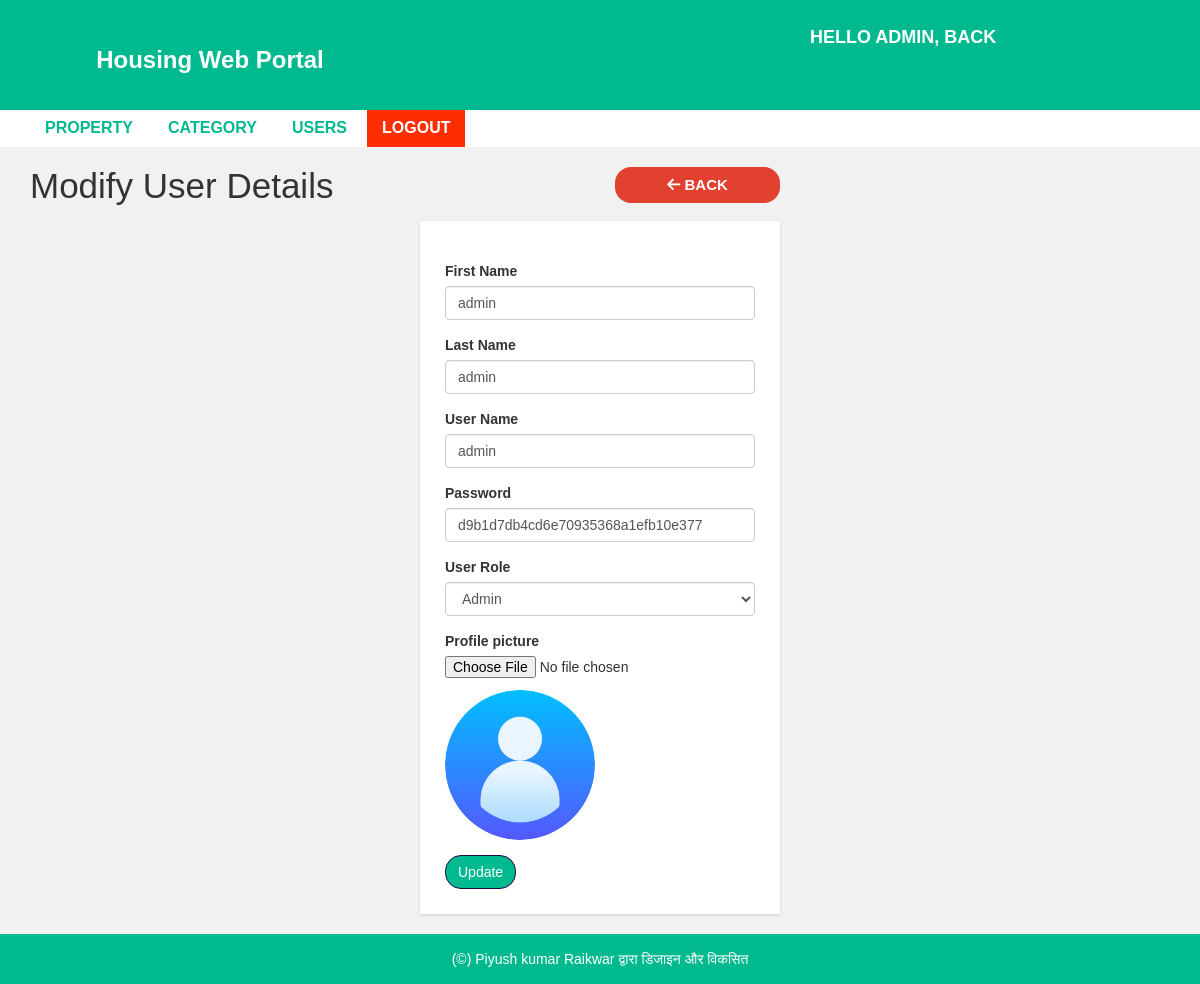
Screenshot of /admin/update-user.php?id=admin (signed in) with the database file from the repository.
### tables this page shows
CREATE TABLE `user` (
  `user_id` int(10) UNSIGNED NOT NULL,
  `first_name` varchar(30) NOT NULL,
  `last_name` varchar(30) NOT NULL,
  `username` varchar(30) DEFAULT NULL,
  `password` varchar(40) DEFAULT NULL,
  `role` int(11) NOT NULL,
  `img` text NOT NULL,
  `otp` varchar(255) NOT NULL,
  `active_record` varchar(255) NOT NULL DEFAULT 'Yes'
);

### admin/update-user.php (the view, shortened to what this page needs)
<?php include "header.php";
$user_id_getaddbar = $_GET['id'];
?>
<div id="admin-content">
    <div class="container">
        <div class="row">
            <div class="col-md-6">
                <h1 class="admin-heading">Modify User Details</h1>
            </div>
            <div class="col-md-2">
                <a class="add-new" style="background:#E1412E; border-radius:16px;" href="users.php"><i class="fa-solid fa-arrow-left"></i>
                    Back</a>
            </div>
            <div class="col-md-offset-4 col-md-4">
                <?php include("config.php");
                $sql_userdata_show_by_id = "SELECT * FROM user WHERE username = '{$user_id_getaddbar}'";
                $result_sql_userdata_show_by_id = mysqli_query($conn, $sql_userdata_show_by_id) or die("Query Die!!");
                if (mysqli_num_rows($result_sql_userdata_show_by_id) > 0) {
                    while ($row = mysqli_fetch_assoc($result_sql_userdata_show_by_id)) {
                ?>
                        <form action="<?php $_SERVER['PHP_SELF'] ?>" method="POST" enctype="multipart/form-data" autocomplete="off">
                            <div class="form-group">
                                <label>First Name</label>
                                <input type="text" name="fname" class="form-control" value="<?php echo $row['first_name'] ?>" placeholder="" required>
                            </div>
                            <div class="form-group">
                                <label>Last Name</label>
                                <input type="text" name="lname" class="form-control" value="<?php echo $row['last_name'] ?>" placeholder="" required>
                            </div>
                            <div class="form-group">
                                <label>User Name</label>
                                <input type="text" name="username" class="form-control" value="<?php echo $row['username'] ?>" placeholder="" required>
                            </div>
                            <div class="form-group">
                                <label>Password</label>
                                <input type="text" name="password" class="form-control" value="<?php echo $row['password'] ?>" placeholder="****" required>
                            </div>
                            <div class="form-group">
                                <label>User Role</label>
                                <select class="form-control" name="role" value="<?php echo $row['role'] ?>">
                                    <?php
                                    if ($row['role'] == 1) {
                                        echo ("<option value='1' selected>Admin</option>
                                         <option value='0'>Local</option>");
                                    } elseif ($row['role'] == 0) {
                                        echo ("<option value='1' >Admin</option>
                                        <option value='0' selected>Local</option>");
                                    } else {
                                        echo ("<option value='1'>Admin</option>
                                        <option value='0'>Local</option>");
                                    }
                                    ?>
                                </select>
                            </div>
                            <div class="form-group">
                                <label for="">Profile picture</label>
                                <input type="file" name="new-image">
                                <img src="upload/member/<?php echo $row['img']; ?>" height="150px" style="border-radius: 50%; margin-top:12px;">
                            </div>
                            <input type="submit" name="submit" class="btn btn-primary" style="border-radius:16px;" value="Update" required />
                        </form>
                <?php
                    }
                } ?>
            </div>
        </div>
    </div>
</div>
<?php include "footer.php"; ?>

### css/adminstyle_centerDJ.css (style rules this page uses)
body { background: #f1f1f1; font-family: sans-serif,arial,Helvetica; }
a, a:hover, a:focus { text-decoration: none; outline: none; }
#admin-content { padding: 20px 0; min-height: 750px; }
#admin-content .admin-heading { font-size: 35px; margin: 0 0 15px; }
#admin-content .add-new { color: #fff; background-color: #00B98E; font-size: 15px; font-weight: 600; text-align: center; text-transform: uppercase; padding: 7px 10px; display: block; transition: all 0.3s; }
form { background: #fff; padding: 25px; box-shadow:0 1px 3px rgba(0, 0, 0, 0.13); }

### rows the page displays
user: fname "admin", lname "admin", username "admin", password "d9b1d7db4cd6e70935368a1efb10e377", role "Admin", img (placeholder picture)

### other values shown
$_SESSION['username'] "ADMIN"
